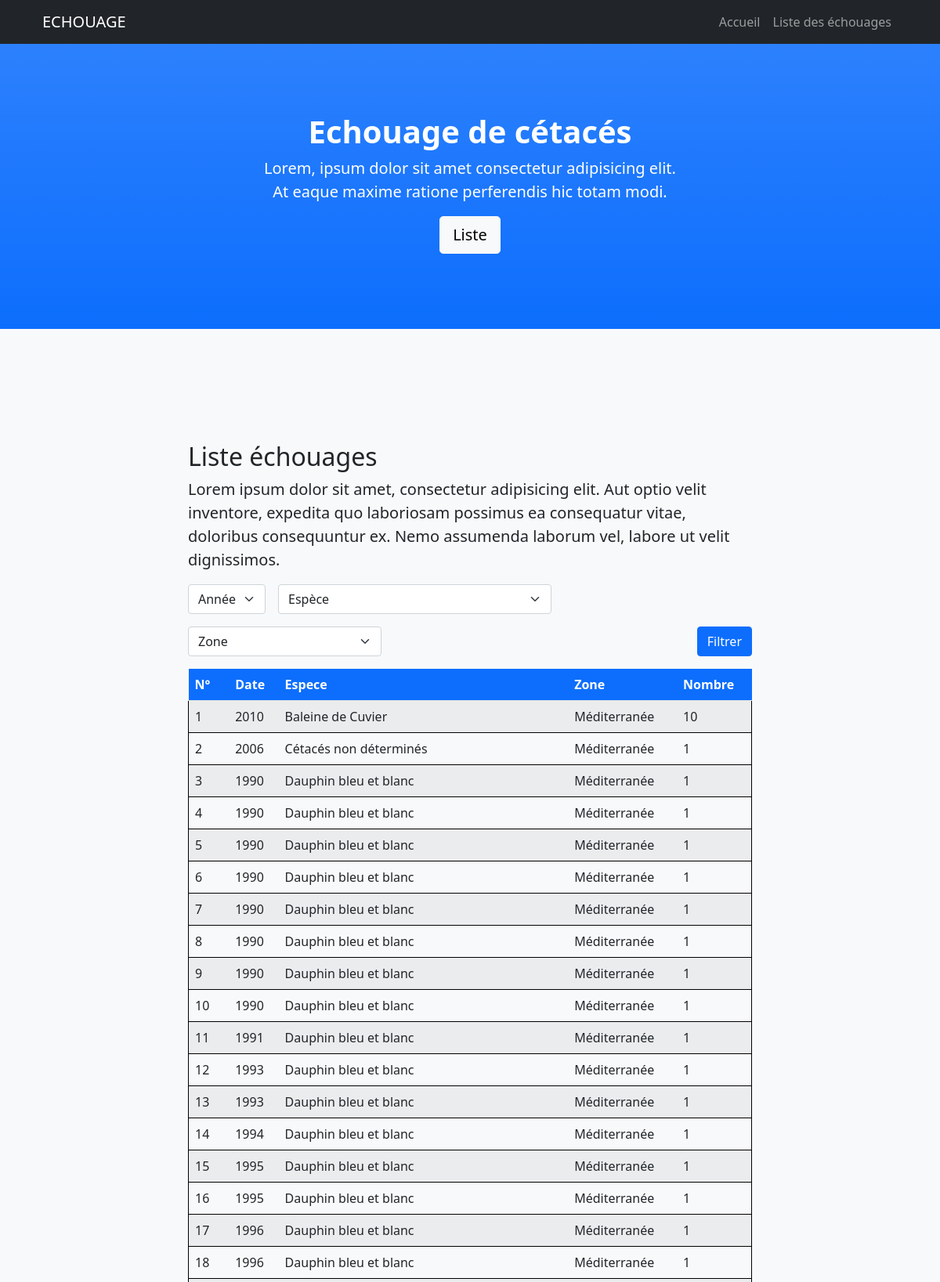
The page / (upper part) on the database its author committed.
### tables this page shows
CREATE TABLE `echouage` (
  `id` int(11) NOT NULL,
  `date` int(11) NOT NULL,
  `espece` varchar(50) NOT NULL,
  `zone` varchar(50) NOT NULL,
  `nombre` int(11) NOT NULL
);

### class/Database.class.php (called while the page is built, shortened)
<?php
class Database {
    private $db_name;
    private $db_user;
    private $pdo;
    private $limit = 250;
    public function __construct($db_name = "cir2", $db_user = 'cir2', $db_pass = 'cir2', $db_host = 'localhost') {
        $this->db_name = $db_name;
        $this->db_user = $db_user;
    }
    private function getPDO() {
        if ($this->pdo === null) {
            $pdo = new PDO('mysql:dbname=' . $this->db_name . ';host=localhost', $this->db_user, $this->db_user);
            $pdo->setAttribute(PDO::ATTR_ERRMODE, PDO::ERRMODE_EXCEPTION);
            $this->pdo = $pdo;
        }
        return $this->pdo;
    }
    public function getEchouages($filters = null) {
        $offset = isset($_GET['page']) ? $_GET['page']*$this->limit : 0;
        $sql = 'SELECT *
        FROM echouage ';
        $sql .= ' LIMIT :limit
        OFFSET :offset';
        $sth = $this->getPDO()->prepare($sql);
        $sth->bindParam('offset', $offset, PDO::PARAM_INT);
        $sth->bindParam('limit', $this->limit, PDO::PARAM_INT);
        $sth->execute();
        return $sth->fetchAll(PDO::FETCH_CLASS, 'Echouage');
    }
}

### class/Echouage.class.php (called while the page is built, shortened)
<?php
class Echouage {
    private $id;
    private $date;
    private $espece;
    private $zone;
    private $nombre;
    public  function GetId() {
        return $this->id;
    }
    public  function GetEspece() {
        return $this->espece;
    }
    public  function GetDate() {
        return $this->date;
    }
    public  function GetZone() {
        return $this->zone;
    }
    public  function GetNombre() {
        return $this->nombre;
    }
}

### index.php (the view, shortened to what this page needs)
<?php
$db = new Database('cir2', 'cir2', 'cir2', 'localhost');
?>
<!DOCTYPE html>
<html lang="en">
<head>
  <link href="https://cdn.jsdelivr.net/npm/bootstrap@5.1.3/dist/css/bootstrap.min.css" rel="stylesheet">
  <link href="/css/styles.css" rel="stylesheet">
</head>
<body id="page-top">
  <nav class="navbar navbar-expand-lg navbar-dark bg-dark fixed-top" id="mainNav">
    <div class="container px-4"><a class="navbar-brand" href="#page-top">ECHOUAGE</a>
      <div class="collapse navbar-collapse" id="navbarResponsive">
        <ul class="navbar-nav ms-auto">
          <li class="nav-item"><a class="nav-link" href="/">Accueil</a></li>
          <li class="nav-item"><a class="nav-link" href="#echouage">Liste des échouages</a></li>
        </ul>
      </div>
    </div>
  </nav>
  <header class="bg-primary bg-gradient text-white">
    <div class="container px-4 text-center">
      <h1 class="fw-bolder">Echouage de cétacés</h1>
      <p class="lead">Lorem, ipsum dolor sit amet consectetur adipisicing elit. <br />At eaque maxime ratione perferendis hic totam modi.</p><a class="btn btn-lg btn-light" href="#echouage">Liste</a>
    </div>
  </header>
  <section class="bg-light" id="echouage">
    <div class="container px-4">
      <div class="row gx-4 justify-content-center">
        <div class="col-lg-8">
          <h2>Liste échouages</h2>
          <p class="lead">Lorem ipsum dolor sit amet, consectetur adipisicing elit. Aut optio velit inventore, expedita quo laboriosam possimus ea consequatur vitae, doloribus consequuntur ex. Nemo assumenda laborum vel, labore ut velit dignissimos.</p>
          <form class="row g-3" method="POST">
            <div class="col-auto">
              <select class="form-select" aria-label="Choisir une date" name="date">
                <option selected value="">Année</option>
              </select>
            </div>
            <div class="col-auto">
              <select class="form-select" aria-label="Chosisir une espèce" name="espece">
                <option selected value="">Espèce</option>
              </select>
            </div>
            <div class="col-auto">
              <select class="form-select" aria-label="Chosisir une zone" name="zone">
                <option selected value="">Zone</option>
              </select>
            </div>
            <div class="col-auto ms-auto me-0">
              <button type="submit" class="btn btn-primary mb-3">Filtrer</button>
            </div>
          </form>
          <table class="table table-striped">
            <thead class="bg-primary text-white">
              <tr>
                <th scope="col" class="id">N°</th>
                <th scope="col" class="Date">Date</th>
                <th scope="col" class="label">Espece</th>
                <th scope="col" class="label">Zone</th>
                <th scope="col" class="label">Nombre</th>
              </tr>
            </thead>
            <tbody style="border: 1px solid black;">
              <?php
              $echouages = $db->getEchouages($_POST);
              foreach ($echouages as $echouage) : ?>
                <tr style="border: 1px solid black;">
                  <td class="id"><?php echo $echouage->getId(); ?></td>
                  <td class="id"><?php echo $echouage->getDate(); ?></td>
                  <td class="label"><?php echo $echouage->getEspece(); ?></td>
                  <td class="label"><?php echo $echouage->getZone(); ?></td>
                  <td class="label"><?php echo $echouage->getNombre(); ?></td>
                </tr>
              <?php endforeach; ?>
            </tbody>
          </table>
        </div>
      </div>
    </div>
  </section>
</body>
</html>

### css/styles.css (style rules this page uses)
html { scroll-padding-top: 3.5rem; }
header { padding-top: 9rem; padding-bottom: 6rem; }
section { padding-top: 9rem; padding-bottom: 9rem; }

### rows shown on the page
echouage: id "1", date "2010", espece "Baleine de Cuvier", zone "Méditerranée", nombre "10"
echouage: id "2", date "2006", espece "Cétacés non déterminés", zone "Méditerranée", nombre "1"
echouage: id "3", date "1990", espece "Dauphin bleu et blanc", zone "Méditerranée", nombre "1"
echouage: id "4", date "1990", espece "Dauphin bleu et blanc", zone "Méditerranée", nombre "1"
echouage: id "5", date "1990", espece "Dauphin bleu et blanc", zone "Méditerranée", nombre "1"
echouage: id "6", date "1990", espece "Dauphin bleu et blanc", zone "Méditerranée", nombre "1"
echouage: id "7", date "1990", espece "Dauphin bleu et blanc", zone "Méditerranée", nombre "1"
echouage: id "8", date "1990", espece "Dauphin bleu et blanc", zone "Méditerranée", nombre "1"
echouage: id "9", date "1990", espece "Dauphin bleu et blanc", zone "Méditerranée", nombre "1"
echouage: id "10", date "1990", espece "Dauphin bleu et blanc", zone "Méditerranée", nombre "1"
echouage: id "11", date "1991", espece "Dauphin bleu et blanc", zone "Méditerranée", nombre "1"
echouage: id "12", date "1993", espece "Dauphin bleu et blanc", zone "Méditerranée", nombre "1"
echouage: id "13", date "1993", espece "Dauphin bleu et blanc", zone "Méditerranée", nombre "1"
echouage: id "14", date "1994", espece "Dauphin bleu et blanc", zone "Méditerranée", nombre "1"
echouage: id "15", date "1995", espece "Dauphin bleu et blanc", zone "Méditerranée", nombre "1"
echouage: id "16", date "1995", espece "Dauphin bleu et blanc", zone "Méditerranée", nombre "1"
echouage: id "17", date "1996", espece "Dauphin bleu et blanc", zone "Méditerranée", nombre "1"
echouage: id "18", date "1996", espece "Dauphin bleu et blanc", zone "Méditerranée", nombre "1"
